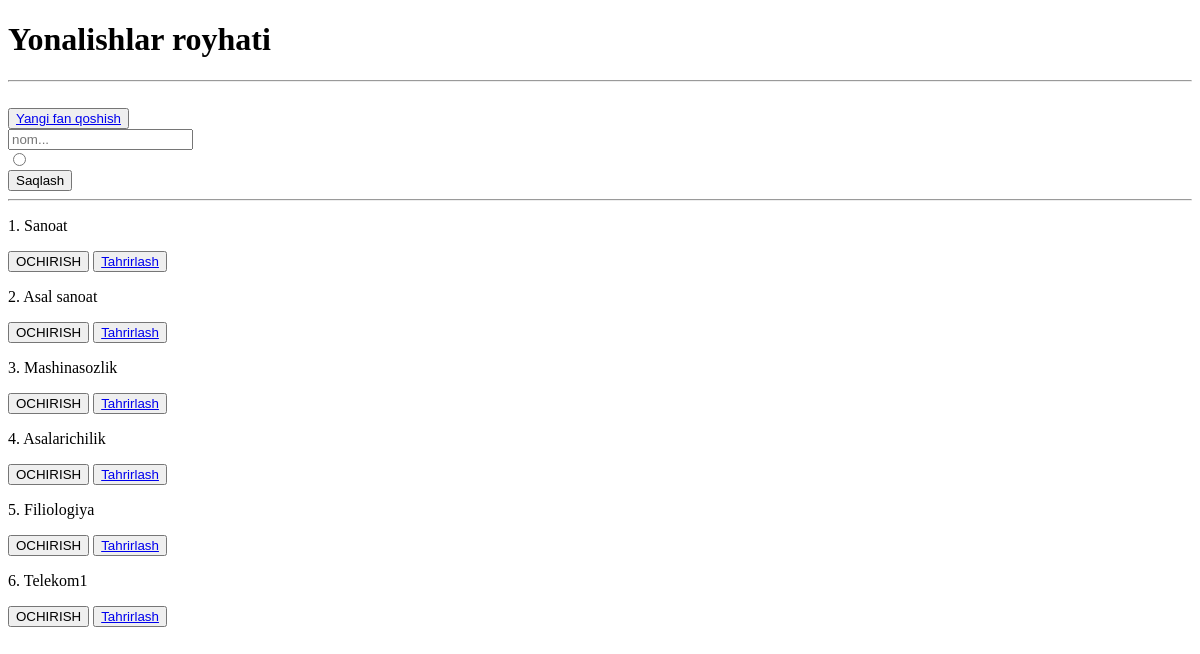
The app's page /yonalishlar/, older data.
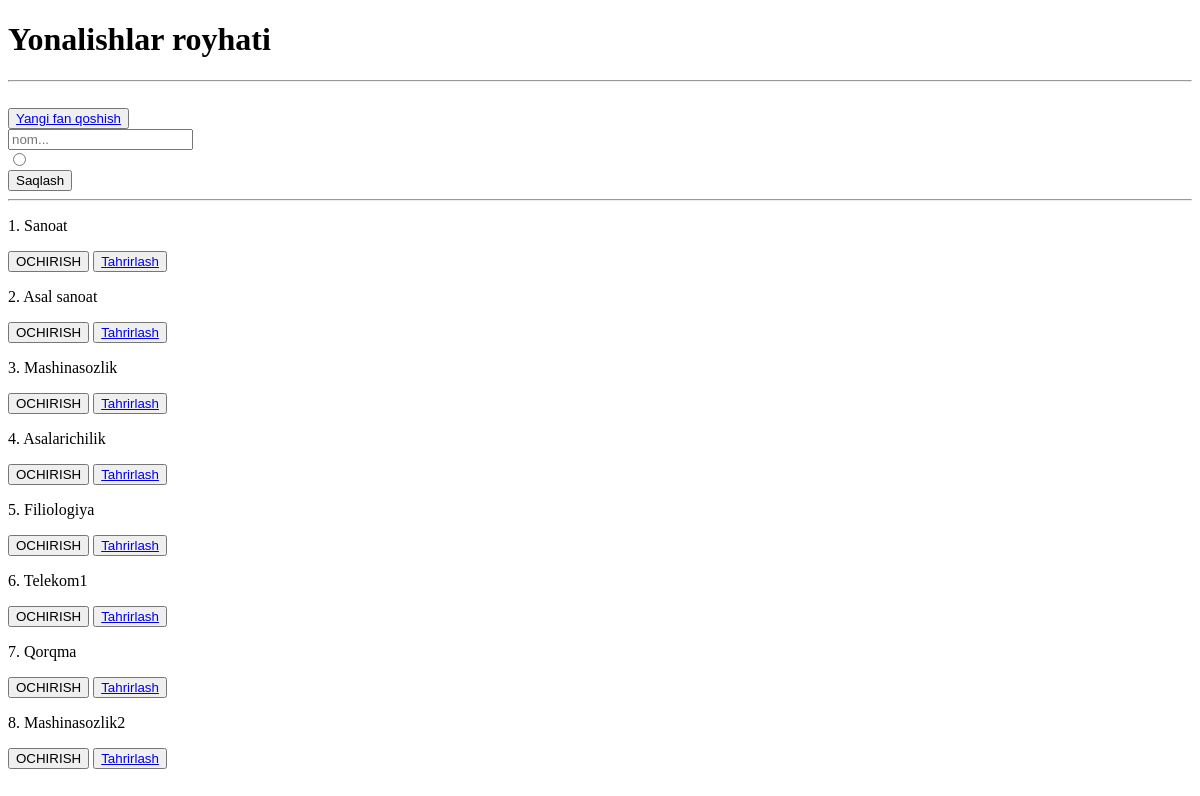
The same page, newer data.
### main/models.py (models this page shows, shortened)
class Yonalish(models.Model):
    nom = models.CharField(max_length=255)
    aktiv = models.BooleanField(blank=True, null=True)
    class Meta:
        verbose_name = 'Yonalish'
        verbose_name_plural = 'Yonalishlar'

### main/views.py (the view)
# urls.py: path('yonalishlar/', yonalishlar, name='yonalishlar'),
def yonalishlar(request):
    yonalishlar = Yonalish.objects.all()
    if request.method == 'POST':
        Yonalish.objects.create(
            nom = request.POST.get('nom'),
            aktiv = True if request.POST.get('aktiv') == 'on' else False,
        )
    context = {
        'yonalishlar': yonalishlar
    }
    return render(request, 'yonalishlar.html', context)

### templates/yonalishlar.html (shortened to what this page needs)
<!DOCTYPE html>
<html lang="en">
<head>
</head>
<body>
<h1>Yonalishlar royhati</h1>
<hr>
<br>
<button><a href="/yonalishlar/create">Yangi fan qoshish</a></button>
<br>
<form method="post">
    <input type="text" name="nom" placeholder="nom..."><br>
    <input type="radio" name="aktiv"><br>
    <button>Saqlash</button>
</form>
<hr>
{% for yonalish in yonalishlar %}
<p>{{ forloop.counter }}. {{ yonalish.nom }}</p>
<a href="/yonalishlar/{{ yonalish.id }}"><button>OCHIRISH</button></a>
<button><a href="/yonalishlar/{{ yonalish.id }}/edit">Tahrirlash</a></button>
{% endfor %}
</body>
</html>

Row changes from the older to the newer data that the page shows:
added Yonalish: nom "Qorqma"
added Yonalish: nom "Mashinasozlik2"
